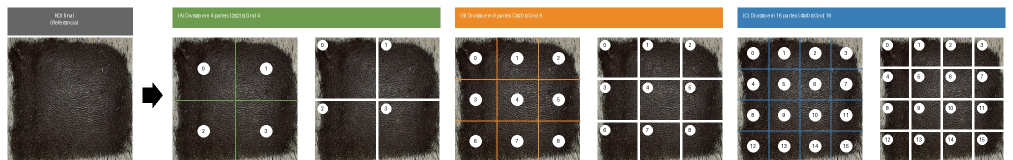
#> input picture imagens paper/pipeline_completo.jpg, 2025 x 320 px (shown at 1/2 size)
$ python -i aux2.py   (imports and definitions only)
#> lines starting #> are read from the running program, lines starting #| are printed output that depends on the picture; after the words box and inside, x2 and y2 are one past the last pixel; in counts of white or black regions, pixels touching at a corner belong together
import os
from PIL import Image, ImageDraw, ImageFont

def draw_numbered_circle(draw, x, y, number, radius=12):
    """Desenha um círculo branco com um número preto no centro."""
    draw.ellipse((x - radius, y - radius, x + radius, y + radius), fill="white")

    # Tenta usar a fonte Arial (padrão Windows), senão usa a fonte padrão da biblioteca
    try:
        font = ImageFont.truetype("arial.ttf", int(radius * 1.2))
    except IOError:
        font = ImageFont.load_default()

    try:
        bbox = draw.textbbox((x, y), str(number), font=font)
        w = bbox[2] - bbox[0]
        h = bbox[3] - bbox[1]
        draw.text((x - w/2, y - h/2 - 2), str(number), fill="black", font=font)
    except AttributeError:
        # Fallback para versões mais antigas do Pillow
        draw.text((x - 4, y - 6), str(number), fill="black", font=font)

def create_panel(img, img_size, grid_size, header_text, theme_color):
    """Cria os painéis de recorte (A, B ou C)."""
    padding = 15
    gap = 20
    header_h = 40
    patch_gap = 5

    panel_w = padding * 3 + img_size * 2 + gap
    panel_h = padding * 2 + header_h + img_size

    panel = Image.new('RGB', (panel_w, panel_h), 'white')
    draw = ImageDraw.Draw(panel)

    # Desenhar o cabeçalho colorido
    draw.rectangle([padding, padding, panel_w - padding, padding + header_h], fill=theme_color)
    try:
        font_header = ImageFont.truetype("arialbd.ttf", 16)
    except IOError:
        font_header = ImageFont.load_default()
    draw.text((padding + 10, padding + 10), header_text, fill="white", font=font_header)

    left_x = padding
    left_y = padding + header_h + gap
    right_x = padding * 2 + img_size + gap
    right_y = left_y

    # Colar imagem base no lado esquerdo
    panel.paste(img, (left_x, left_y))

    # Calcular tamanhos dos recortes
    cell_w = img_size // grid_size
    cell_h = img_size // grid_size

    patch_idx = 0
    for row in range(grid_size):
        for col in range(grid_size):
            x0 = col * cell_w
            y0 = row * cell_h
            x1 = x0 + cell_w
            y1 = y0 + cell_h

            # Recortar o pedaço (patch) da imagem original
            patch = img.crop((x0, y0, x1, y1))

            # Redimensionar patch para caber com o espaçamento na grade da direita
            patch_draw_size = (img_size - (grid_size - 1) * patch_gap) // grid_size
            patch = patch.resize((patch_draw_size, patch_draw_size))

            px = right_x + col * (patch_draw_size + patch_gap)
            py = right_y + row * (patch_draw_size + patch_gap)

            panel.paste(patch, (px, py))

            # Desenhar círculos com números nos recortes (direita)
            draw_numbered_circle(draw, px + 15, py + 15, patch_idx, radius=10)

            # Desenhar círculos com números na imagem inteira (esquerda)
            center_left_x = left_x + x0 + cell_w // 2
            center_left_y = left_y + y0 + cell_h // 2
            draw_numbered_circle(draw, center_left_x, center_left_y, patch_idx, radius=12)

            patch_idx += 1

    # Desenhar as linhas do grid sobre a imagem da esquerda
    for i in range(1, grid_size):
        lx = left_x + i * cell_w
        draw.line([(lx, left_y), (lx, left_y + img_size)], fill=theme_color, width=2)
        ly = left_y + i * cell_h
        draw.line([(left_x, ly), (left_x + img_size, ly)], fill=theme_color, width=2)

    return panel

def create_ref_panel(img, img_size):
    """Cria o painel esquerdo inicial 'ROI final (Referência)'."""
    padding = 15
    gap = 20
    header_h = 55 # Mais alto para acomodar texto em duas linhas

    panel_w = padding * 2 + img_size
    # Alinhado com a altura dos outros painéis (header_h=40 + gap=20 vs 55 + gap=20)
    panel_h = padding * 2 + 40 + gap + img_size

    panel = Image.new('RGB', (panel_w, panel_h), 'white')
    draw = ImageDraw.Draw(panel)

    # Fundo do cabeçalho cinza escuro
    draw.rectangle([padding, padding, panel_w - padding, padding + header_h], fill="#666666")
    try:
        font_header = ImageFont.truetype("arialbd.ttf", 14)
    except:
        font_header = ImageFont.load_default()

    draw.text((panel_w//2 - 40, padding + 10), "ROI final\n(Referência)", fill="white", font=font_header, align="center")

    # Colar imagem de referência
    left_y = padding + 40 + gap
    panel.paste(img, (padding, left_y))

    return panel

def generate_pipeline_image(input_image_path, output_path="diagrama_final.jpg"):
    """Função principal: Carrega a foto original e orquestra a geração da imagem completa."""
#> called with input_image_path = 'pipeline_completo.jpg', output_path = 'diagrama_final.jpg'
    if not os.path.exists(input_image_path):
        print(f"ERRO: A imagem '{input_image_path}' não foi encontrada.")
        print("Verifique se o nome está correto e se o arquivo está na mesma pasta do script.")
        return

    print(f"Carregando a imagem '{input_image_path}'...")
    try:
        original_img = Image.open(input_image_path).convert('RGB')
#> original_img is the input picture: PIL image 2025x320 RGB; mean R, G, B 123, 119.7, 112.3
    except Exception as e:
        print(f"Erro ao tentar abrir a imagem: {e}")
        return

    # Definimos um tamanho quadrado fixo para a região de interesse (ROI)
    img_size = 250

    # Se a sua imagem original não for quadrada, você pode querer mudar isso
    # para usar .crop() no centro em vez de .resize() para não distorcer.
    base_img = original_img.resize((img_size, img_size))

    print("Gerando painéis...")
    # Gerar cada painel
    panel_ref = create_ref_panel(base_img, img_size)
#> in create_ref_panel, `panel = Image.new('RGB', (panel_w, panel_h), 'white')`: panel: PIL image 280x340 RGB; every value is 255
    panel_a = create_panel(base_img, img_size, 2, "(A) Divisão em 4 partes (2×2) – Grid 4", "#6E9C4E") # Verde
#> in create_panel, `panel = Image.new('RGB', (panel_w, panel_h), 'white')`: panel: PIL image 565x320 RGB; every value is 255
#> after the loop in create_panel, `for row in range(grid_size):`:
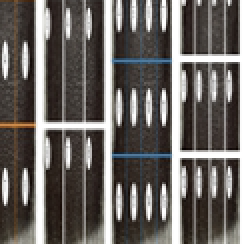
#> patch: PIL image 122x122 RGB (shown 2 times larger); mean R, G, B 105.9, 101.4, 97.9
#> after the loop in create_panel, `for row in range(grid_size):`: patch_idx = 4
    panel_b = create_panel(base_img, img_size, 3, "(B) Divisão em 9 partes (3×3) – Grid 9", "#EE8A25") # Laranja
#> call 2 of create_panel, with img_size = 250, grid_size = 3, header_text = '(B) Divisão em 9 partes (3×3) – Grid 9', theme_color = '#EE8A25'
#> after the loop in create_panel (call 2), `for row in range(grid_size):`:
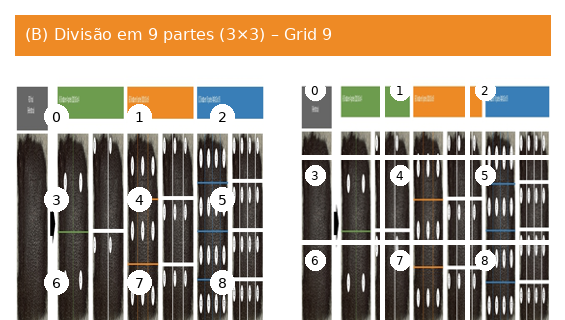
#> panel: PIL image 565x320 RGB; mean R, G, B 171.6, 157.8, 141.6
#> after the loop in create_panel (call 2), `for row in range(grid_size):`:
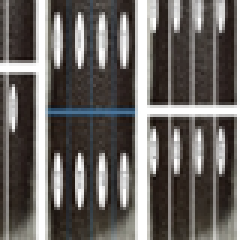
#> patch: PIL image 80x80 RGB (shown 3 times larger); mean R, G, B 106.6, 102.6, 99.3
#> after the loop in create_panel (call 2), `for row in range(grid_size):`: patch_idx = 9
    panel_c = create_panel(base_img, img_size, 4, "(C) Divisão em 16 partes (4×4) – Grid 16", "#3A7EB7") # Azul
#> call 3 of create_panel, with img_size = 250, grid_size = 4, header_text = '(C) Divisão em 16 partes (4×4) – Grid 16', theme_color = '#3A7EB7'
#> after the loop in create_panel (call 3), `for row in range(grid_size):`:
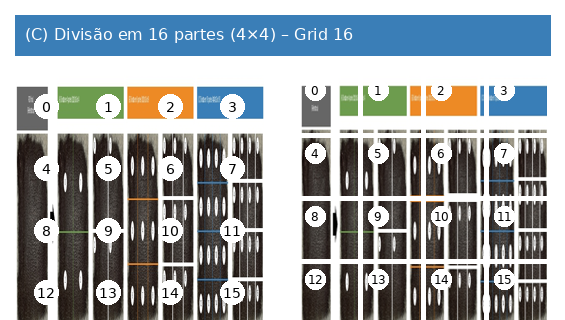
#> panel: PIL image 565x320 RGB; mean R, G, B 157.1, 163.1, 165.8
#> after the loop in create_panel (call 3), `for row in range(grid_size):`:
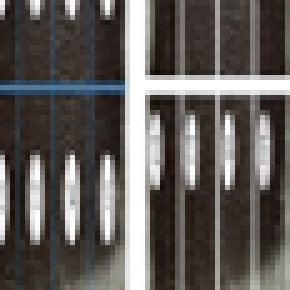
#> patch: PIL image 58x58 RGB (shown 5 times larger); mean R, G, B 97.1, 93, 89.7
#> after the loop in create_panel (call 3), `for row in range(grid_size):`: patch_idx = 16

    # Criar painel da seta preta de fluxo
    arrow_w = 50
    arrow_panel = Image.new('RGB', (arrow_w, panel_a.height), 'white')
#> arrow_panel: PIL image 50x320 RGB; every value is 255
    draw_arrow = ImageDraw.Draw(arrow_panel)
    mid_y = panel_a.height // 2 + 30
#> mid_y = 190
    draw_arrow.polygon([(5, mid_y-15), (25, mid_y-15), (25, mid_y-25), (45, mid_y), (25, mid_y+25), (25, mid_y+15), (5, mid_y+15)], fill="black")

    print("Montando imagem final...")
    # Juntar todos os elementos na imagem final lado a lado
    total_w = panel_ref.width + arrow_w + panel_a.width + panel_b.width + panel_c.width
#> total_w = 2025
    final_img = Image.new('RGB', (total_w, panel_a.height), 'white')
#> final_img: PIL image 2025x320 RGB; every value is 255

    x_offset = 0
    final_img.paste(panel_ref, (x_offset, 0))
    x_offset += panel_ref.width
#> x_offset = 280

    final_img.paste(arrow_panel, (x_offset, 0))
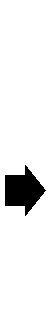
#> arrow_panel: PIL image 50x320 RGB; 92.7% white; 1 black region, box (x1, y1, x2, y2) and area: (5, 165, 46, 216) 1171
    x_offset += arrow_w
#> x_offset = 330

    final_img.paste(panel_a, (x_offset, 0))
    x_offset += panel_a.width
#> x_offset = 895

    final_img.paste(panel_b, (x_offset, 0))
    x_offset += panel_b.width
#> x_offset = 1460

    final_img.paste(panel_c, (x_offset, 0))
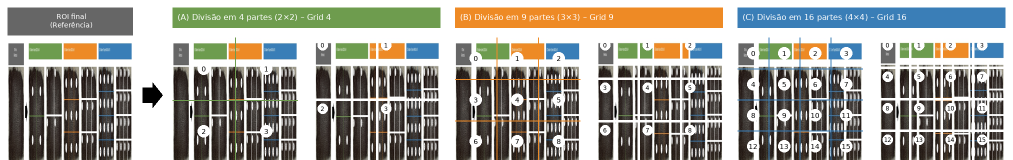
#> final_img: PIL image 2025x320 RGB (shown at 1/2 size); mean R, G, B 159.8, 158.4, 150

    # Salvar o resultado
    final_img.save(output_path, quality=95)
    print(f"SUCESSO! O diagrama foi salvo como: '{output_path}'")

# ==============================================================================
# EXECUÇÃO DO SCRIPT
# ==============================================================================
# [8 lines not run here, left out]

>>> result = generate_pipeline_image('pipeline_completo.jpg')

$ run again, on imagens paper/grid_comparison.jpg
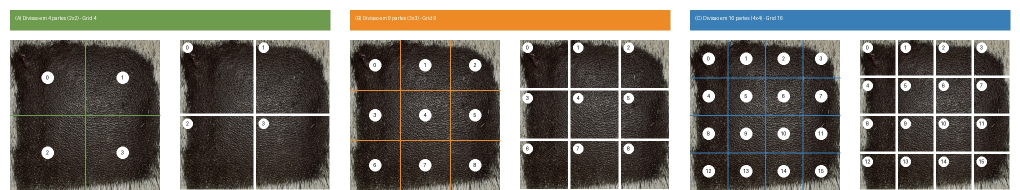
#> input picture imagens paper/grid_comparison.jpg, 2040 x 380 px (shown at 1/2 size)
#> in generate_pipeline_image, original_img is the input picture: PIL image 2040x380 RGB; mean R, G, B 120, 116.4, 108.8
#> after the loop in create_panel, `for row in range(grid_size):`: patch_idx = 4
#> after the loop in create_panel (call 2), `for row in range(grid_size):`:
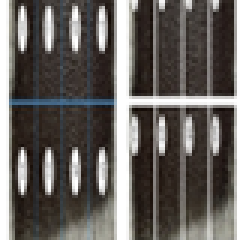
#> patch: PIL image 80x80 RGB (shown 3 times larger); mean R, G, B 102, 97.8, 94.1
#> after the loop in create_panel (call 2), `for row in range(grid_size):`: patch_idx = 9
#> in generate_pipeline_image, `final_img.paste(panel_c, (x_offset, 0))`:
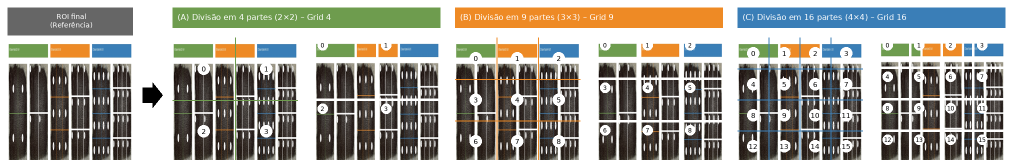
#> final_img: PIL image 2025x320 RGB (shown at 1/2 size); mean R, G, B 157.1, 155.6, 147
